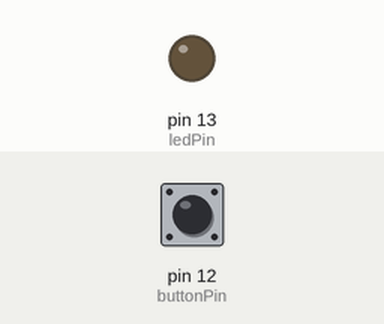
A sketch run on a simulated Arduino Uno, built with avr-gcc and run on an emulated ATmega328P. Parts: output pins drawn as LEDs (lit = HIGH). Inputs (shaded band) come from the test bench; at power-on: pin 12 (buttonPin) LOW.

Above: at 1.2 s.
1.3 s: pin 12 (buttonPin) pulled HIGH for 0.15 s
At 2.5 s:
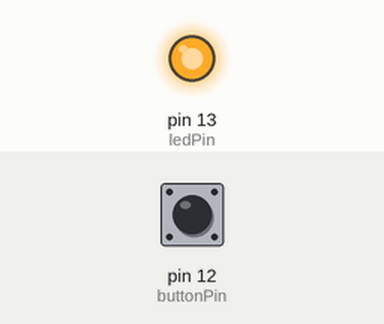
2.9 s: pin 12 (buttonPin) pulled HIGH for 1 s
At 3.6 s:
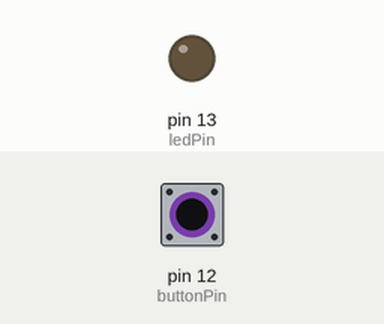
5.4 s: pin 12 (buttonPin) pulled HIGH for 3.2 s
At 6.8 s:
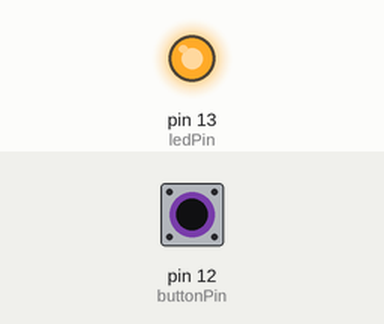
Timing chart, 0 to 8.4 s (numbered marks = the images above; inputs shaded):
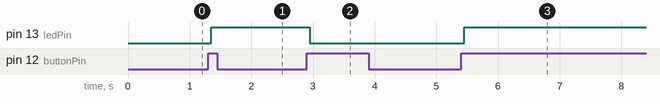

Measured:
- after the input at 1.3 s, pin 13 (ledPin): LOW → HIGH after 0.05 s
- after the input at 2.9 s, pin 13 (ledPin): HIGH → LOW after 0.05 s
- after the input at 5.4 s, pin 13 (ledPin): LOW → HIGH after 0.05 s

The sketch:

Rich-Mans-Toggle.ino
```cpp
#include <Bounce2.h> // Include the Bounce2 library, downloaded through: Sketch -> Include Library -> Manage Libraries, and searching for Bounce2

const int ledPin = 13; // ledPin is set to hold the "address" of pin 13
const int buttonPin = 12; // buttonPin is set to hold the "address" of pin 12

// Boolean values can be only either true or false:
bool ledState = false; // The variable ledState is initialized as a boolean false value
bool buttonState = false; // buttonState holds whether the button has been pushed

// This is known as an object, different from a variable, that it has built-in functions
// They usually take care of complicated logic
Bounce button = Bounce(); // We create a Bounce object

void setup() {
  pinMode(ledPin, OUTPUT); // The LED's I/O pin is an output

  button.attach(buttonPin, INPUT); // The button's I/O pin is an input, for Bounce2 it's initialized through button.attach()
  button.interval(50); // Debounce interval is set
}

void loop() {

  button.update(); // Bounce button object checks the status of buttonPin

  // Check if the button rose (went from LOW to HIGH):
  buttonState = button.rose();
  if(buttonState == true){
    // The !-operator is used to represent the logical inverse (1 or 0, true or false), of a value
    ledState = !ledState; // We change ledState to the opposite of what is was
    digitalWrite(ledPin, ledState); //ledPin's output value is set to ledState's value (booleans also work as HIGH or LOW)
  }

}
```
